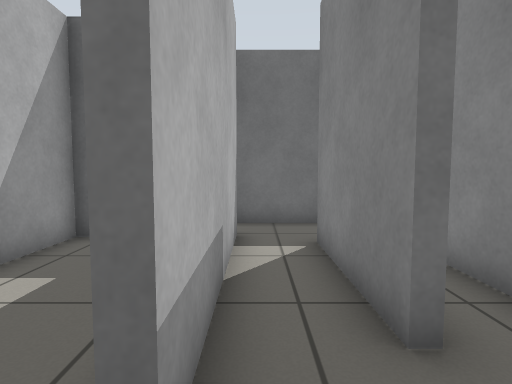
[1] (above)

13 first-person views from a walk through a Gazebo world. The camera is 0.78 m above the floor, tilts 4° down and sees 80° across. The floor is counted in squares, 0.5 m on a side. Each view is taken from the middle of a square. On the plan, view 1 faces up. The plan holds only what a view shows up to about 15 squares ahead; the rest is blank.

[2]
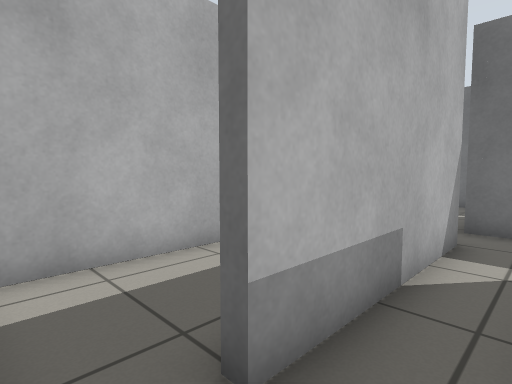

[3]
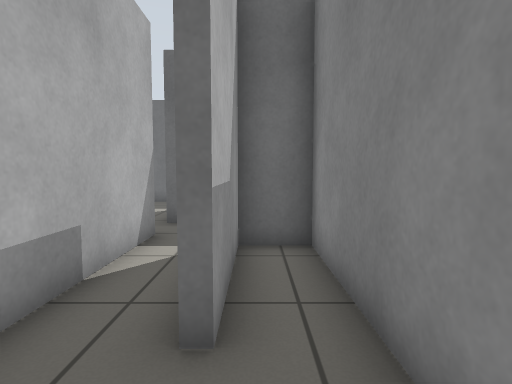

[4]
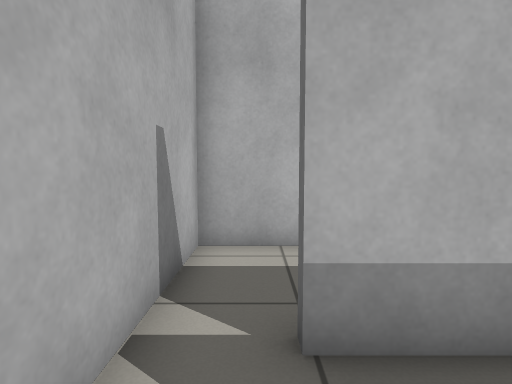

[5]
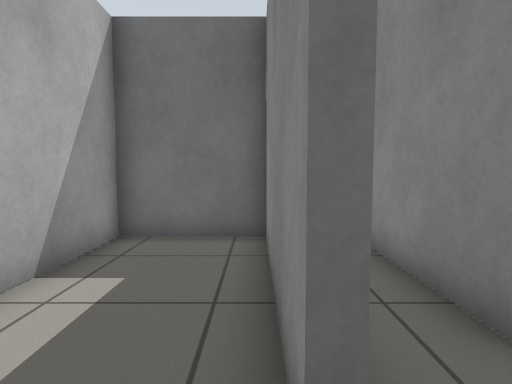

[6]
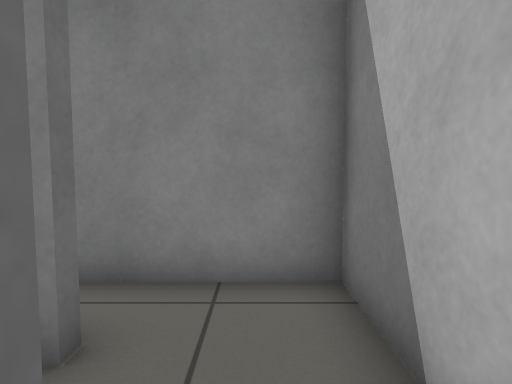

[7]
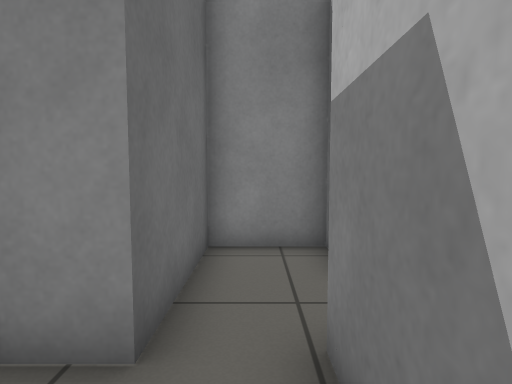

[8]
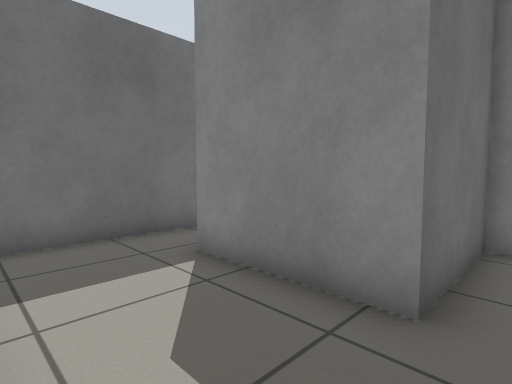

[9]
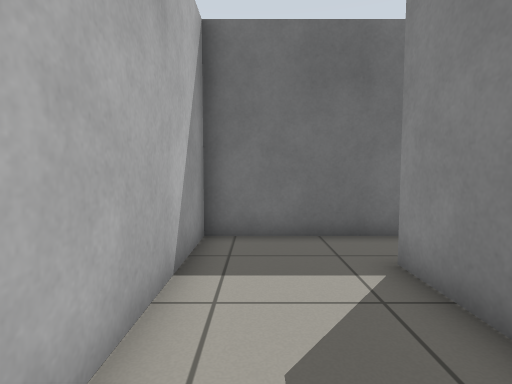

[10]
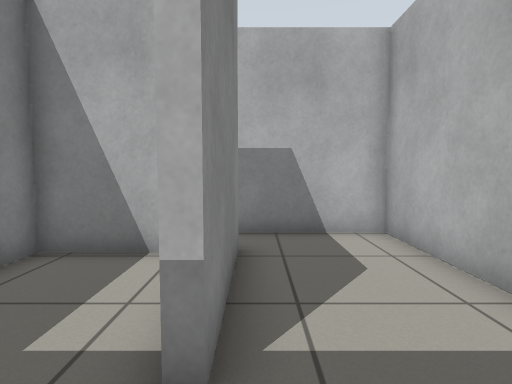

[11]
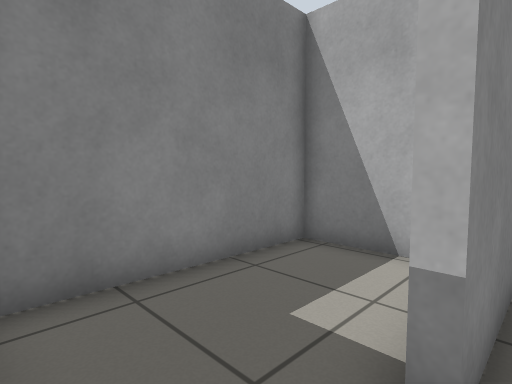

[12]
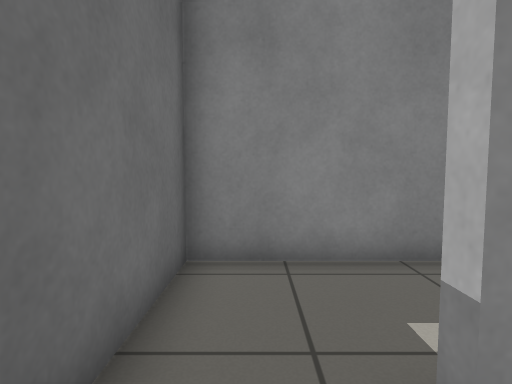

[13]
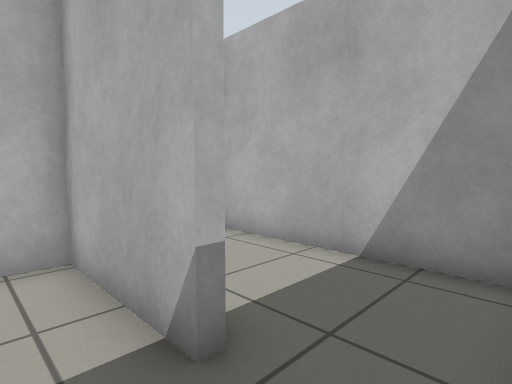

### Floor plan
Points are (right, up) in squares from view 1. A wall is a line through its corners. A room is listed if a view was taken in it or the views show most of it. See-through windows are left out.
Room 1 (views 1, 2)
walls: (1.6, 2.6) (1.3, 2.6) (1.3, 6.6); (-0.5, 7.4) (-0.5, 1.4); (3.2, 6.5) (3.2, 9) (-0.6, 9); (-0.5, -0.2) (1.5, -0.2)
ways out: opening at (1, 1) to room 2; opening at (-1, 0.5) to room 3; opening at (-1, 8) to room 4
Room 2 (views 3, 4)
walls: (1.5, -0.2) (3.2, -0.2) (3.2, 6.3) (1.6, 6.3) (1.6, 2.6)
ways out: opening at (1, 1) to room 1
Room 3 (views 5, 6)
walls: (-0.5, 1.4) (-0.6, 1.4) (-0.6, 7.1) (-4.2, 7.1) (-4.2, -0.2) (-0.5, -0.2)
ways out: opening at (-1, 0.5) to room 1
Room 4 (views 7, 8, 9, 10, 11, 12)
walls: (-0.6, 9) (-0.6, 13) (-0.5, 13); (-0.5, 15.2) (-4.2, 15.2) (-4.2, 7.4) (-0.5, 7.4)
ways out: opening at (-1, 8) to room 1; opening at (-1, 14) to room 5
Room 5 (view 13)
walls: (-0.5, 13) (-0.5, 9.3) (3.2, 9.3) (3.2, 15.2) (-0.5, 15.2)
ways out: opening at (-1, 14) to room 4

Where each view was taken, in squares from view 1:
view 1: 0 up, 0 right, facing up
view 2: 0 up, 1 right, facing up-left
view 3: 0 up, 2 right, facing up
view 4: 1 up, 2 right, facing left
view 5: 0 up, 1 left, facing up
view 6: 1 up, 1 left, facing right
view 7: 8 up, 3 left, facing right
view 8: 8 up, 4 left, facing up-right
view 9: 8 up, 3 left, facing up
view 10: 15 up, 1 left, facing down
view 11: 15 up, 1 left, facing down-right
view 12: 14 up, 2 left, facing right
view 13: 15 up, 1 right, facing down-left
